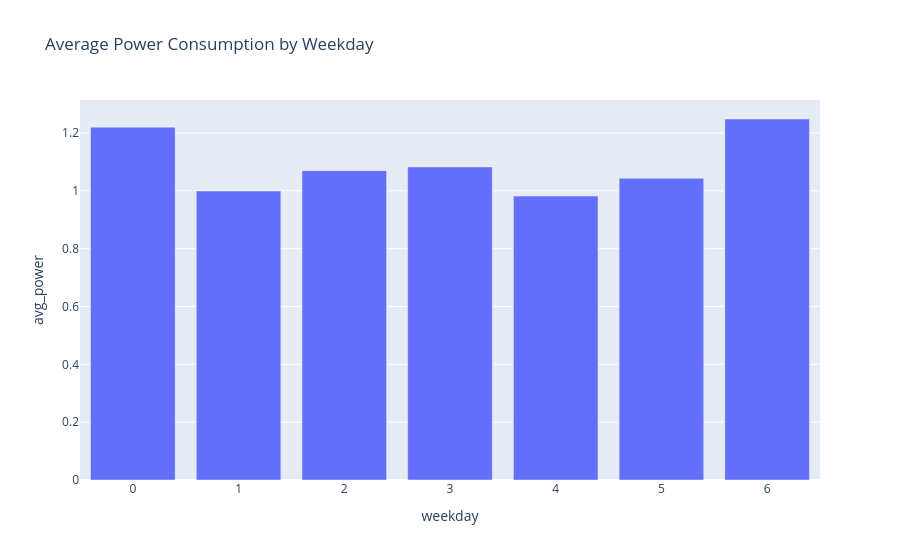

This figure's notebook cell:
### Markdown cell above
avg power by weekday

### Code cell
"""
Lädt das Wochentagsmuster aus dem View 'weekday_pattern'
und zeigt den durchschnittlichen Verbrauch pro Wochentag als Balkendiagramm.
"""

df_weekday = pd.read_sql("SELECT * FROM weekday_pattern", engine)

px.bar(df_weekday,x="weekday",y="avg_power",
       title="Average Power Consumption by Weekday")

### Figure 1 — Plotly figure (JSON) as saved in the notebook; plotly's stock layout.template omitted (floating-point values rounded to 4 significant figures)
{"data": [{"hovertemplate": "weekday=%{x}<br>avg_power=%{y}<extra></extra>", "legendgroup": "", "marker": {"color": "#636efa", "pattern": {"shape": ""}}, "name": "", "orientation": "v", "showlegend": false, "textposition": "auto", "type": "bar", "x": [0.0, 1.0, 2.0, 3.0, 4.0, 5.0, 6.0], "xaxis": "x", "y": [1.22, 0.9995, 1.07, 1.083, 0.9818, 1.043, 1.248], "yaxis": "y"}], "layout": {"barmode": "relative", "legend": {"tracegroupgap": 0}, "title": {"text": "Average Power Consumption by Weekday"}, "xaxis": {"anchor": "y", "domain": [0, 1], "title": {"text": "weekday"}}, "yaxis": {"anchor": "x", "domain": [0, 1], "title": {"text": "avg_power"}}}}
